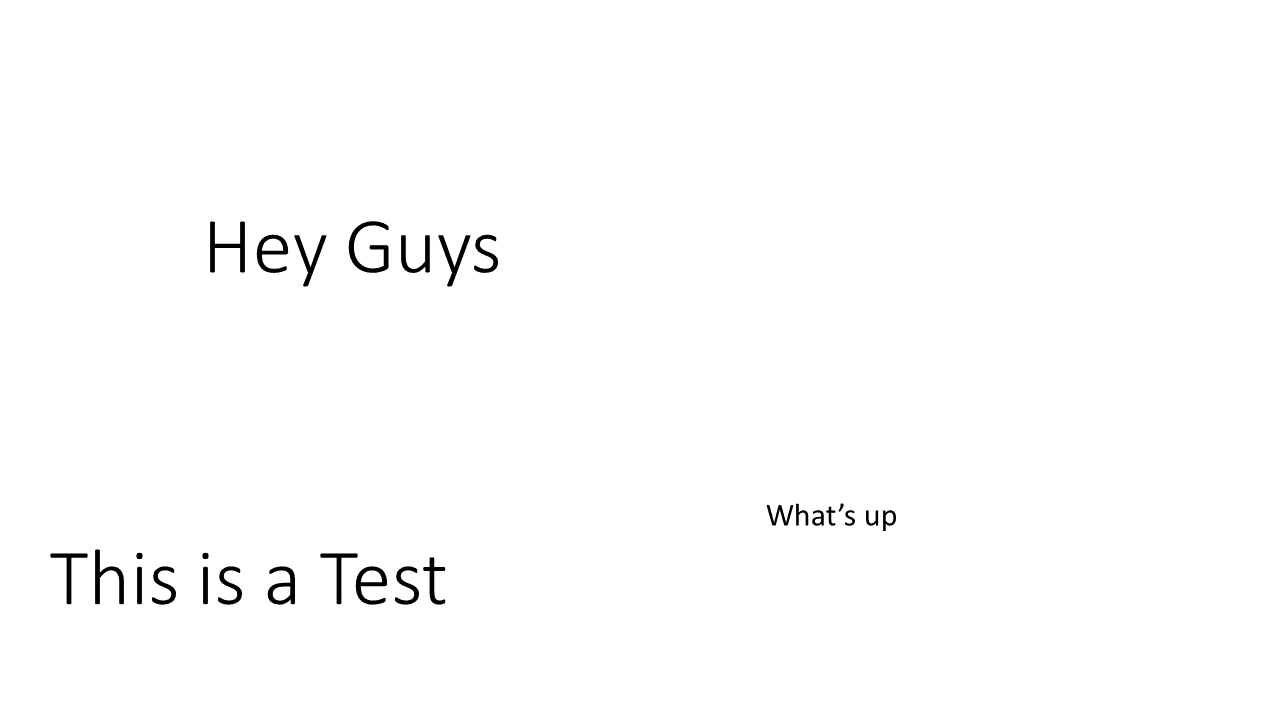
#> input picture images/test2.png, 1280 x 720 px, found by its file name
$ python replace.py
#> lines starting #> are read from the running program, lines starting #| are printed output that depends on the picture; after the words box and inside, x2 and y2 are one past the last pixel; in counts of white or black regions, pixels touching at a corner belong together
#> further down, img is the input picture: shape (720, 1280, 3); min 0, max 255, mean 252.8
import cv2
import math

def replace_text(box_coor, text, img):
	font = cv2.FONT_HERSHEY_SIMPLEX
	numOfTexts = range(len(text))
	minFontScale = 0.6

	fontScale = [0 for i in numOfTexts]
	width = [box_coor[i][2] - box_coor[i][0] for i in numOfTexts]

	for i in numOfTexts:
		wordNum = len(text[i])

		characterLength = width[i]/wordNum if wordNum != 0 else 0

		scale = characterLength / 15

		fontScale[i] = scale if scale > minFontScale else minFontScale

	fontColor = (0, 0, 0)
	lineType = 2
	color = (255, 255, 255)


	new_box_coor, new_text, newNumOfTexts, newFontScale = new_line(box_coor, text, fontScale, numOfTexts, width)
	topLeftCorner = [(new_box_coor[i][0], new_box_coor[i][1]) for i in newNumOfTexts]


	for i in numOfTexts:
		cv2.rectangle(img, (box_coor[i][0], box_coor[i][1]), (box_coor[i][2], box_coor[i][3]), color, -1)
#> img: shape (720, 1280, 3); 1.04% of pixels changed, all inside (x1, y1, x2, y2) = (50, 221, 896, 605)

	for i in newNumOfTexts:
		cv2.putText(img, new_text[i], topLeftCorner[i], font, newFontScale[i], fontColor, lineType)
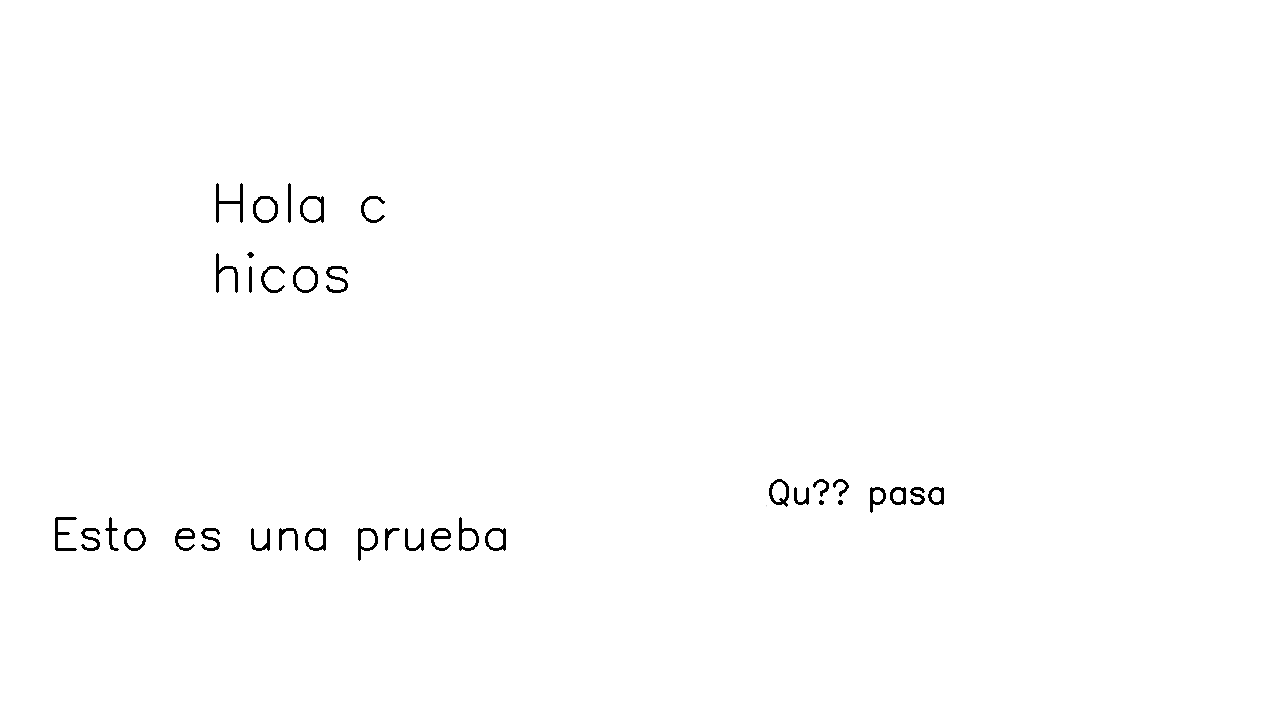
#> img: shape (720, 1280, 3); min 0, max 255, mean 253.3


def new_line(box_coor, text, fontScale, numOfTexts, width):
	new_box_coor = []
	padding = 5
	new_text = []
	newFontScale = []


	for i in numOfTexts:
		print("num of characters: ",len(text[i]))
		print("fontScale: ",fontScale[i])
		print("width: ",width[i])

		if len(text[i]) * fontScale[i] * 15 > width[i]:
			cuttingPoint = math.floor(width[i]/(15*fontScale[i])) - padding
			print(cuttingPoint)

			iterations = math.ceil(len(text[i])/cuttingPoint)
			print("iter: ", iterations)

			snipping = 0
			spaceBetweenLines = 40
			for j in range(int(iterations)):
				snipped_text = text[i][snipping:snipping+cuttingPoint]
				new_text.append(snipped_text)

				snipping += cuttingPoint

				new_box_coor.append([box_coor[i][0], round(box_coor[i][1] + fontScale[i]*spaceBetweenLines*j), box_coor[i][2], round(box_coor[i][3] + fontScale[i]*spaceBetweenLines*j)])

				newFontScale.append(fontScale[i])

		else:
			new_text.append(text[i])
			new_box_coor.append(box_coor[i])

			newFontScale.append(fontScale[i])

	print(new_box_coor)
	print(new_text[2:])

	newNumOfTexts = range(len(new_box_coor))

	return new_box_coor, new_text, newNumOfTexts, newFontScale


if __name__ == "__main__":
	box_coor = [[210, 221, 498, 287], [767, 503, 896, 531], [50, 549, 445, 605]]
	img = cv2.imread("images\\test2.png")
	text = ['Hola chicos', 'Qué pasa', 'Esto es una prueba']

	replace_text(box_coor, text, img)

	cv2.imshow("img", img)
	cv2.waitKey(0)

$ run again, with images/test1.png copied over images/test2.png
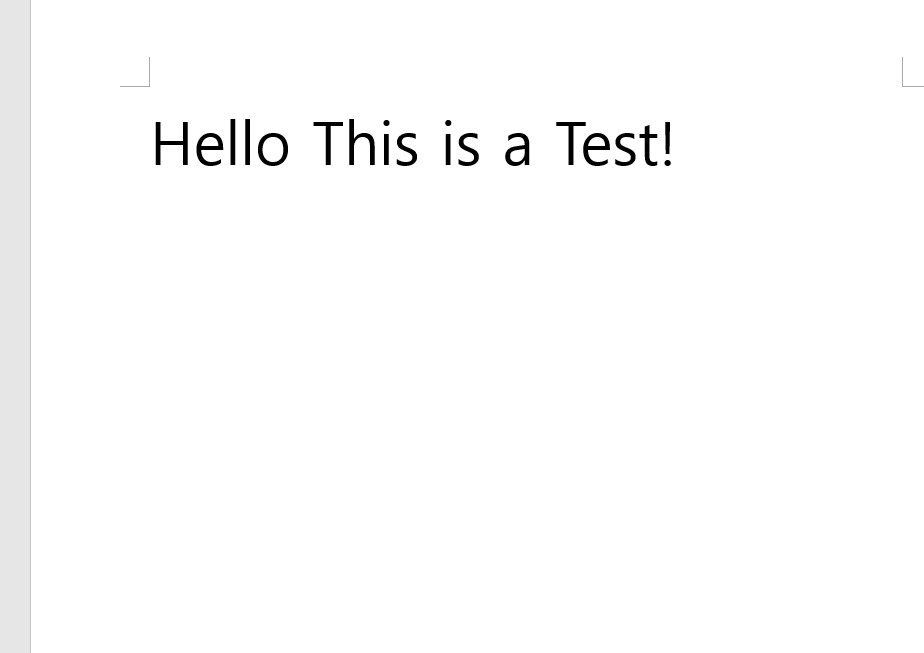
#> input picture images/test1.png, 924 x 653 px, found by its file name
#> img is the input picture: shape (653, 924, 3); min 0, max 255, mean 251.9
#> after the loop in replace_text, `for i in newNumOfTexts:`:
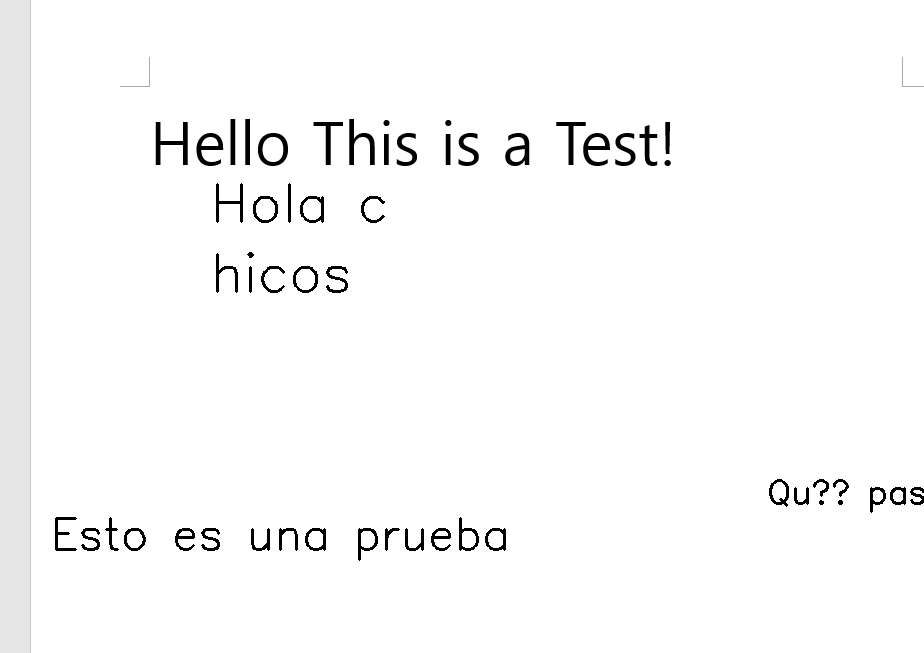
#> img: shape (653, 924, 3); 0.98% of pixels changed, all inside (x1, y1, x2, y2) = (55, 183, 924, 561)

$ run again, with images/test3.png copied over images/test2.png
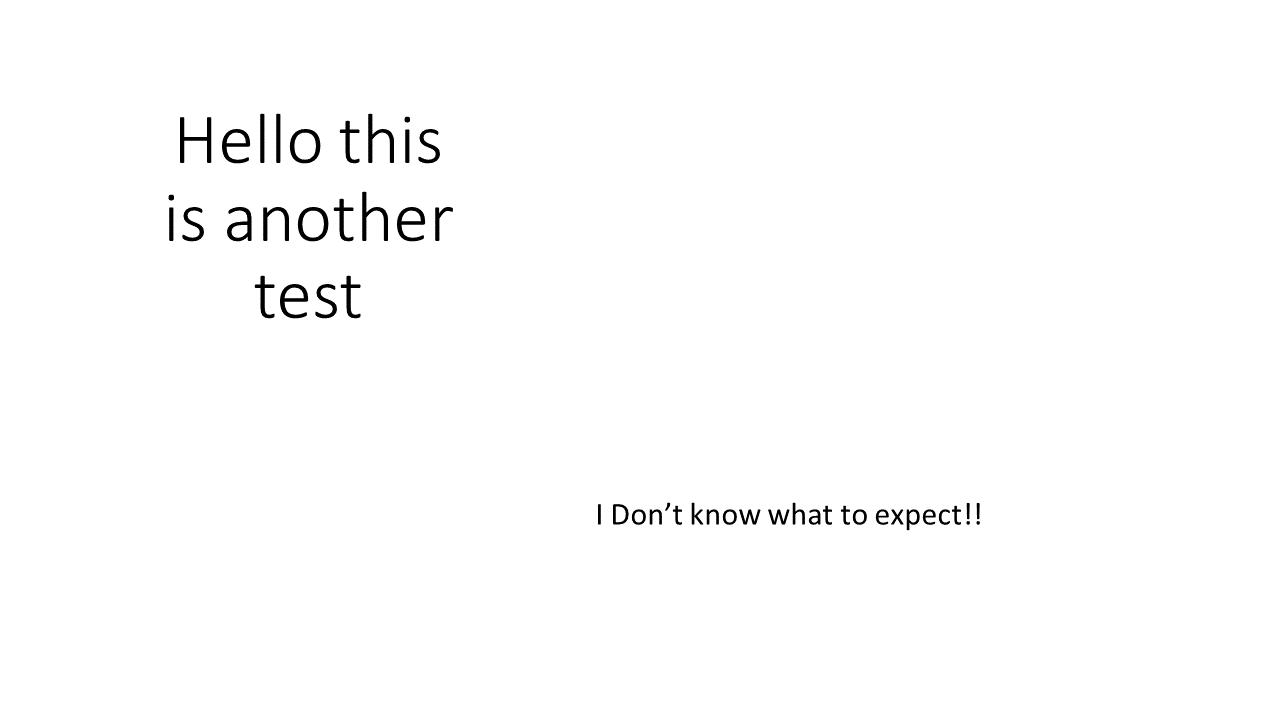
#> input picture images/test3.png, 1280 x 720 px, found by its file name
#> img is the input picture: shape (720, 1280, 3); min 0, max 255, mean 252.6
#> after the loop in replace_text, `for i in numOfTexts:`:
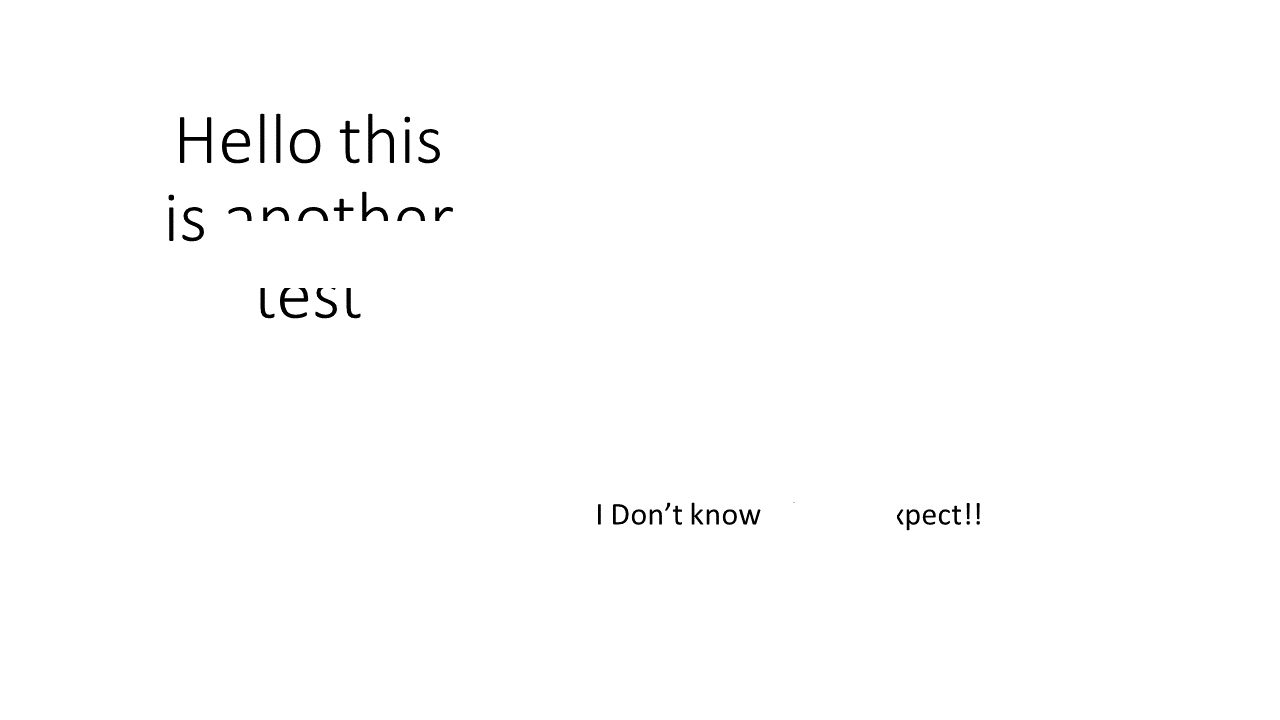
#> img: shape (720, 1280, 3); 0.31% of pixels changed, all inside (x1, y1, x2, y2) = (227, 221, 897, 525)
#> after the loop in replace_text, `for i in newNumOfTexts:`:
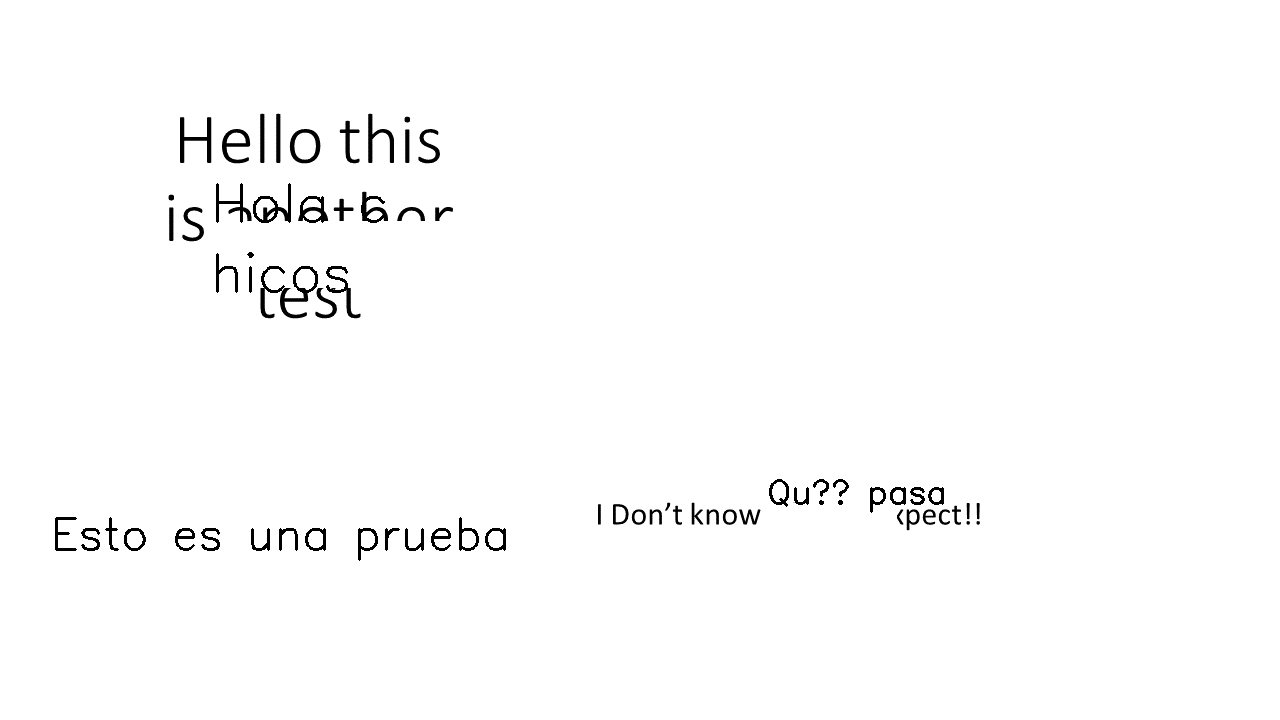
#> img: shape (720, 1280, 3); 0.65% of pixels changed, all inside (x1, y1, x2, y2) = (55, 183, 944, 561)
